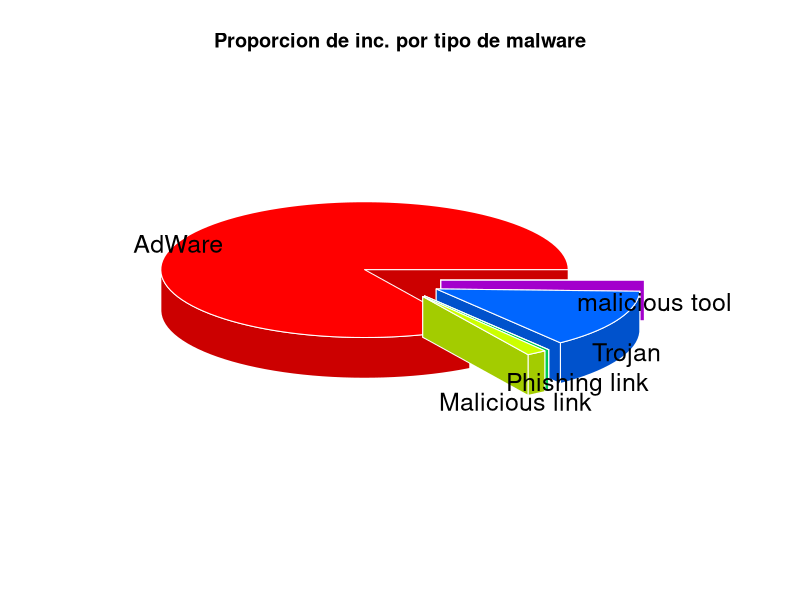
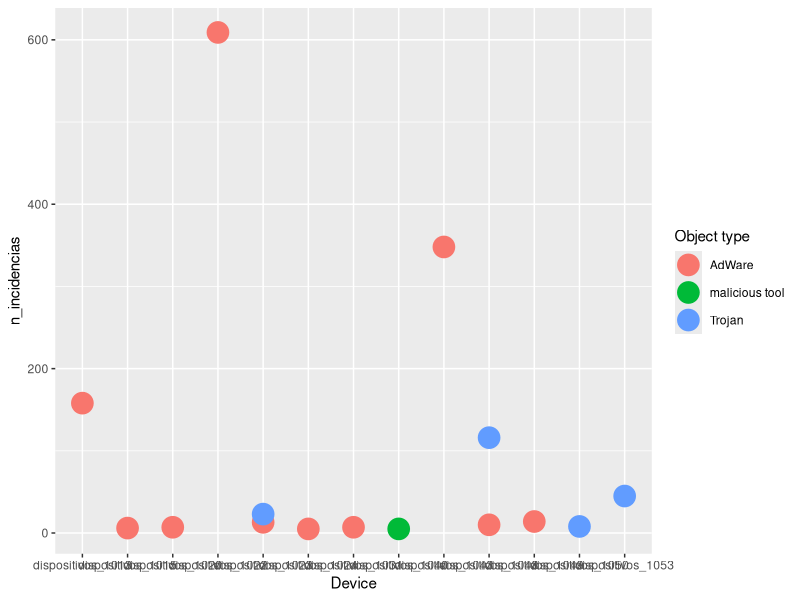
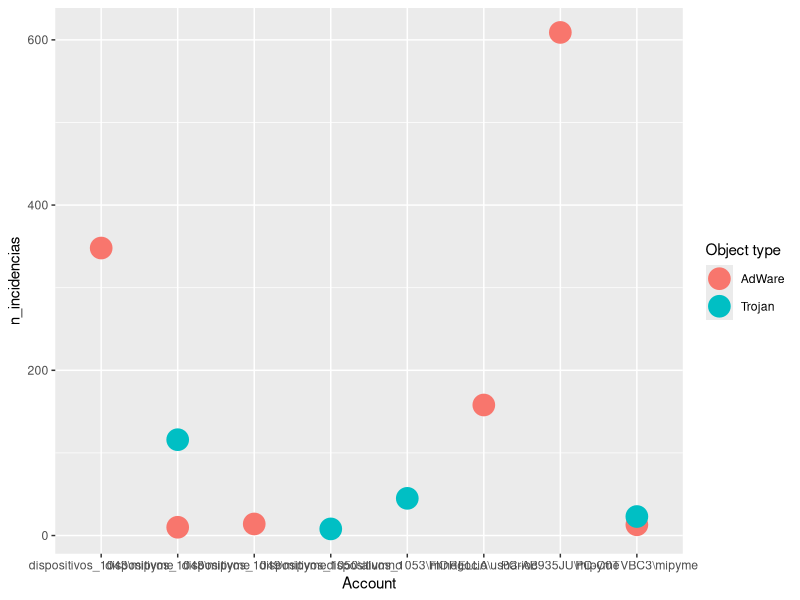
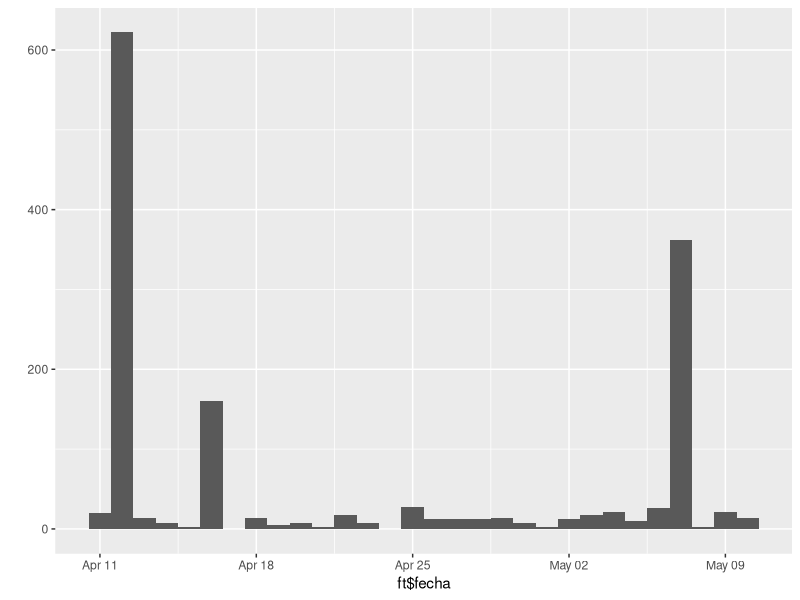
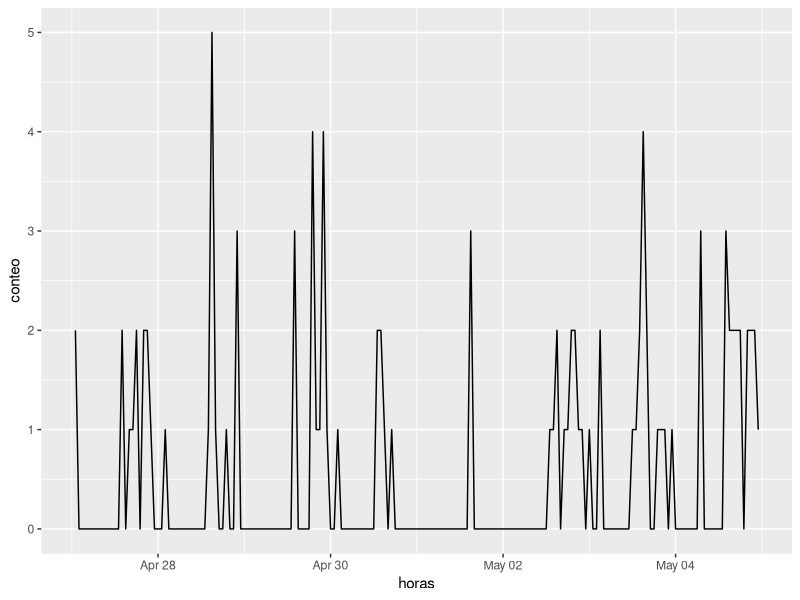
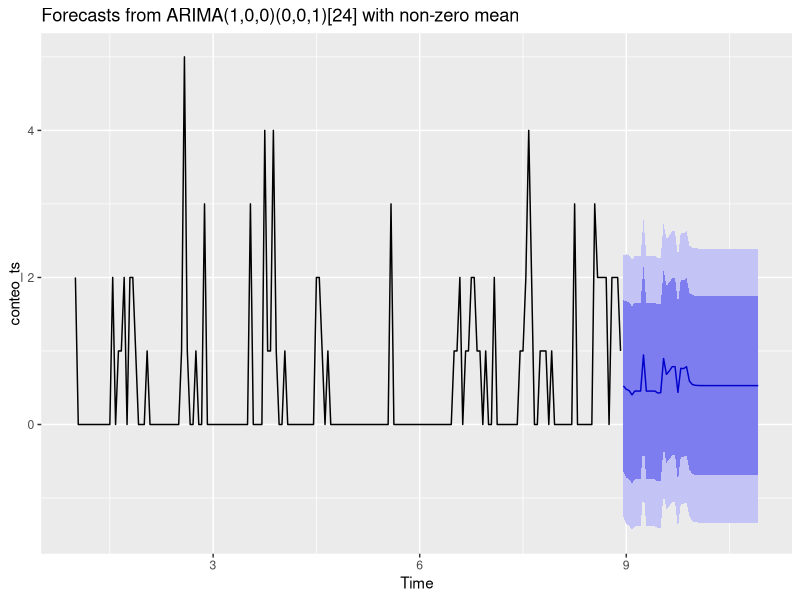
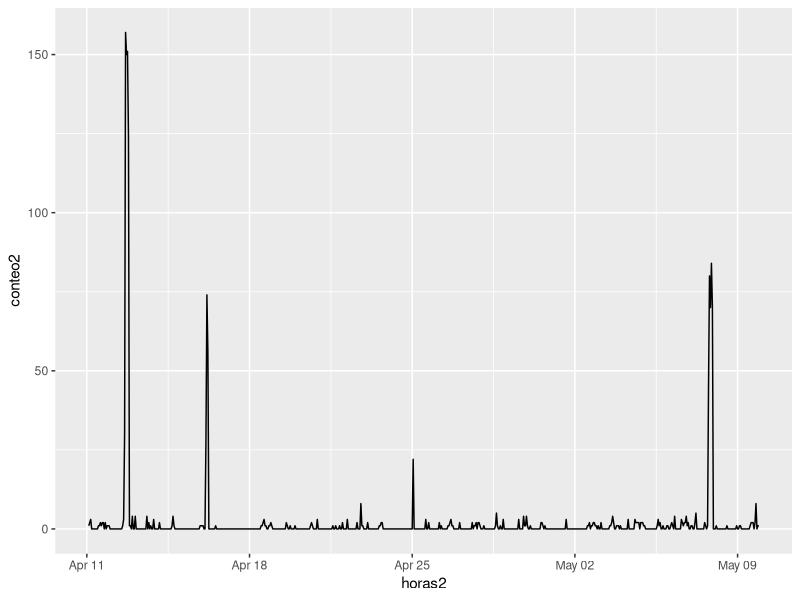

These figures' R source, in order:
####Librerias
install.packages("bookdown")
install.packages("tidyverse")
install.packages("pie3D")
install.packages("plotrix")
install.packages("pie3D")
install.packages("lubridate",dependencies = TRUE)
install.packages('forecast')

library(forecast)
library(lubridate)
library(tidyverse)
library(readr)
library(markdown)
library(plotrix)

##Cargando el origen de datos
Informe_de_virus <- read_delim("Informe de virus.csv", 
                               delim = ";", escape_double = FALSE, trim_ws = TRUE)
View(Informe_de_virus)


##Primera consulta
Pie_tipo=Informe_de_virus%>%select(`Object type`)%>%group_by(`Object type`)%>%summarise(n_incidencias = n())
pie3D(Pie_tipo$n_incidencias,labels = Pie_tipo$`Object type`,explode = 0.2,border = "white", main = "Proporcion de inc. por tipo de malware")

##Segunda consulta
(dis_infectados=Informe_de_virus%>%select(Device,`Object type`)%>%group_by(Device,`Object type`)%>%summarise(n_incidencias = n())%>%arrange(desc(n_incidencias)))
(dis_masinfectados=Informe_de_virus%>%select(Device,`Object type`)%>%group_by(Device,`Object type`)%>%summarise(n_incidencias = n())%>%arrange(desc(n_incidencias))%>%head(15))

ggplot(dis_masinfectados, aes(x=Device, y=n_incidencias,color=`Object type`)) + geom_count(size=7)

##Tercera consulta
(devuserinfectados=Informe_de_virus%>%select(Device,`Object type`,Action,Details,Account)%>%group_by(Device,`Object type`,Action,Account)%>%summarise(n_incidencias = n())%>%arrange(desc(n_incidencias))%>%head(10))

ggplot(devuserinfectados, aes(x=Account, y=n_incidencias,color=`Object type`)) + geom_count(size=7)


##Cuarta consulta
tiempo_detectado=Informe_de_virus%>%select(`Detected at`,Device,Account,`Object type`,`Path to file`,Details,Action)

glimpse(tiempo_detectado)

fecha_tiempo=parse_date_time(tiempo_detectado$`Detected at`,"dmy HM")

ft=as.data.frame(fecha_tiempo)
ft$fecha=date(ft$fecha_tiempo)

ft$tiempo=format(ft$fecha_tiempo,format = "%H:%M")

##qplot(data=ft, x=ft$fecha, y=ft$tiempo)
qplot(data=ft, x=ft$fecha)
##qplot(data=ft, x=ft$tiempo)

##Quinta pregunta

tseleccion=tiempo_detectado%>%mutate(fecha_hora=parse_date_time(tiempo_detectado$`Detected at`,"dmy HM"))%>%
  filter(fecha_hora>= as.Date('2022-04-27'),
         fecha_hora<= as.Date('2022-05-05'))%>%
  group_by(horas=floor_date(fecha_hora,unit = 'hour'))%>%
  summarise(conteo=n())

## rellenando lo ceros
horas_completas=data.frame(
  horas=seq(floor_date(min(tseleccion$horas),unit = 'hour'),
            floor_date(max(tseleccion$horas),unit = 'hour'),
            by='hour'))

##left join con horas
tseleccion_hora=horas_completas%>%group_by(horas_redondeadas=floor_date(horas,unit = 'hour'))%>%
  left_join(tseleccion)%>%
  mutate(conteo= ifelse(is.na(conteo),0,conteo))
##grafica inicial
ggplot(data=tseleccion_hora,
       aes(x=horas,
           y=conteo)) +
  geom_line()

##Creando el objeto ts para el modelo
conteo_ts=ts(tseleccion_hora$conteo,
             start = 1,
             frequency = 24)


ajuste=auto.arima(y=conteo_ts)

summary(ajuste)

predicciones=forecast(ajuste)

min(predicciones[['lower']])
max(predicciones[['upper']])

##grafica de predicciones
p_predict=autoplot(predicciones)

p_predict

#####comprobando la prediccion 

tseleccion2=tiempo_detectado%>%mutate(fecha_hora2=parse_date_time(tiempo_detectado$`Detected at`,"dmy HM"))%>%
  filter(fecha_hora2>= as.Date('2022-04-11'),
         fecha_hora2<= as.Date('2022-05-10'))%>%
  group_by(horas2=floor_date(fecha_hora2,unit = 'hour'))%>%
  summarise(conteo2=n())

## rellenando lo ceros
horas_completas2=data.frame(
  horas2=seq(floor_date(min(tseleccion2$horas2),unit = 'hour'),
            floor_date(max(tseleccion2$horas2),unit = 'hour'),
            by='hour'))

##left join con horas
tseleccion_hora2=horas_completas2%>%group_by(horas_redondeadas2=floor_date(horas2,unit = 'hour'))%>%
  left_join(tseleccion2)%>%
  mutate(conteo2= ifelse(is.na(conteo2),0,conteo2))
##grafica inicial
ggplot(data=tseleccion_hora2,
       aes(x=horas2,
           y=conteo2)) +
  geom_line()

